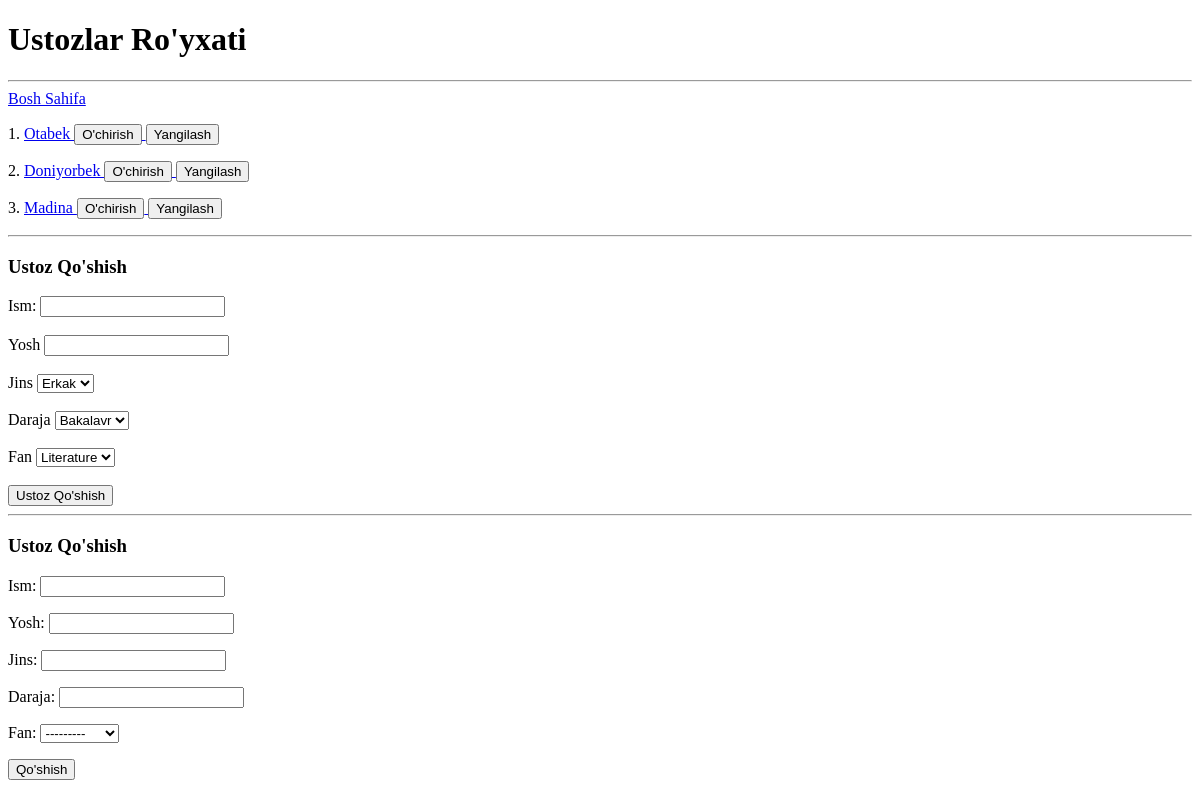
The page /ustozlar/ on the database as committed earlier.
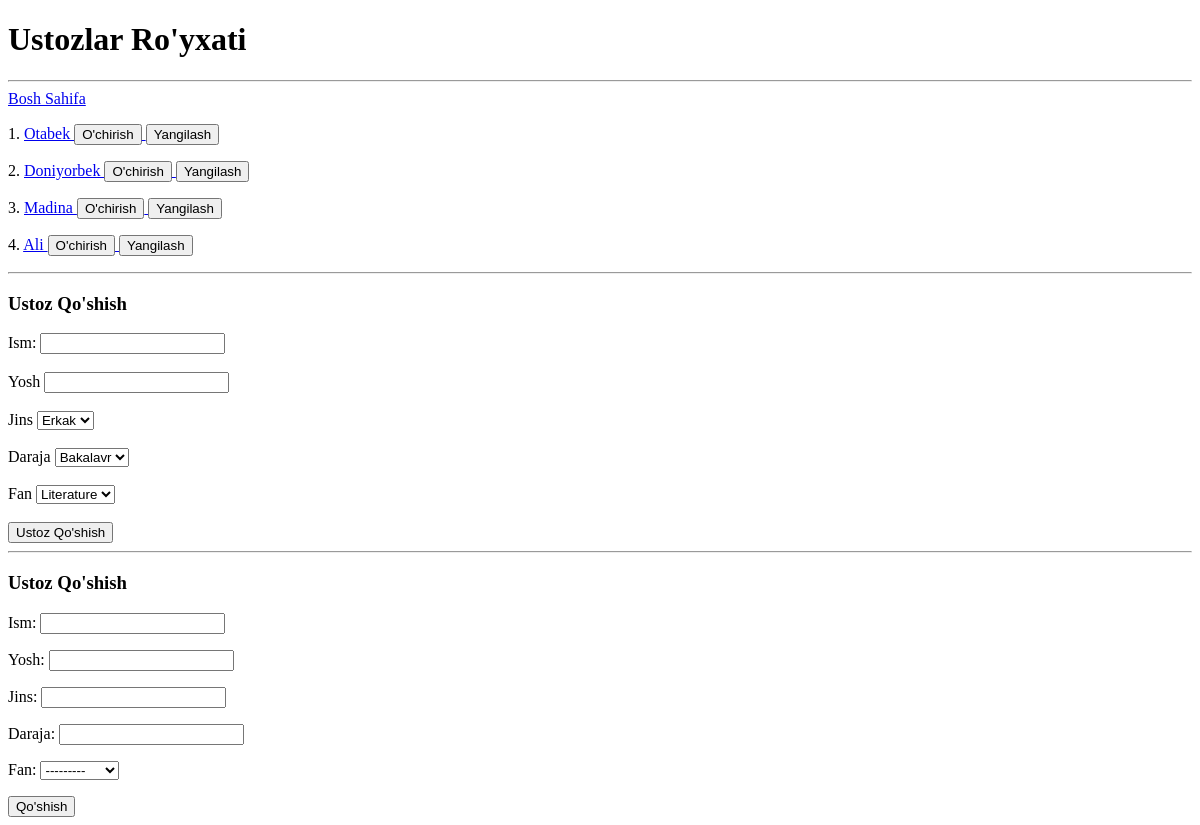
The same page on the database as committed later.
### main/models.py (models this page shows, shortened)
class Ustoz(models.Model):
    ism = models.CharField(max_length=100)
    yosh = models.IntegerField(null=True, blank=True)
    jins = models.CharField(max_length=10)
    daraja = models.CharField(max_length=50)
    fan = models.ForeignKey(Fan, on_delete=models.CASCADE)

### main/views.py (the view)
# urls.py: path('ustozlar/', ustozlar_view),
def ustozlar_view(request):
    form = UstozForm()
    if request.method == "POST":
        form_data = UstozForm(request.POST)
        if form_data.is_valid():
            form_data.save()
        return redirect('/ustozlar/')
    fanlar = Fan.objects.all()
    ustozlar = Ustoz.objects.all()
    context = {
        "ustozlar": ustozlar,
        "form": form,
        "fanlar": fanlar,
    }
    return render(request, 'ustozlar.html', context)

### main/forms.py
class UstozForm(forms.ModelForm):
    class Meta:
        model = Ustoz
        fields = "__all__"

### main/models.py (called while the page is built)
    def __str__(self):
        return self.nom

### main/templates/ustozlar.html (shortened to what this page needs)
<!DOCTYPE html>
<html lang="en">
<head>
</head>
<body>
    <h1>Ustozlar Ro'yxati</h1>
    <hr>
    <a href="/">Bosh Sahifa</a>
    {% for ustoz in ustozlar %}
        <p>
            {{ forloop.counter }}.
            <a href="/ustozlar/{{ ustoz.id }}/">
                {{ ustoz.ism }}
            </a>
            <a href="/ustozlar/{{ ustoz.id }}/delete/">
                <button>O'chirish</button>
            </a>
            <a href="/ustozlar/{{ ustoz.id }}/update/">
                <button>Yangilash</button>
            </a>
        </p>
    {% endfor %}
    <hr>
<h3>Ustoz Qo'shish</h3>
    <form method="post">
        <label for="name">Ism:</label>
        <input type="text" name="ism" id="name" required>
        <br><br>
        <label for="age">Yosh</label>
        <input type="number" name="yosh" id="age">
        <br><br>
        <label for="jins">Jins</label>
        <select name="jins" id="jins">
            <option value="Erkak">Erkak</option>
        </select>
        <br><br>
        <label for="degree">Daraja</label>
        <select name="daraja" id="degree">
            <option value="bakalavr">Bakalavr</option>
        </select>
        <br><br>
        <label for="subject">Fan</label>
        <select name="fan" id="subject">
            {% for fan in fanlar %}
            <option value="{{ fan.id }}">{{ fan.nom }}</option>
            {% endfor %}
        </select>
        <br><br>
    <button>Ustoz Qo'shish</button>
    </form>
    <hr>
<h3>Ustoz Qo'shish</h3>
    <form method="post">
        {{ form.as_p }}
        <button>Qo'shish</button>
    </form>
</body>
</html>

Rows that differ between the two databases and show on the page:
added Ustoz: ism "Ali"
